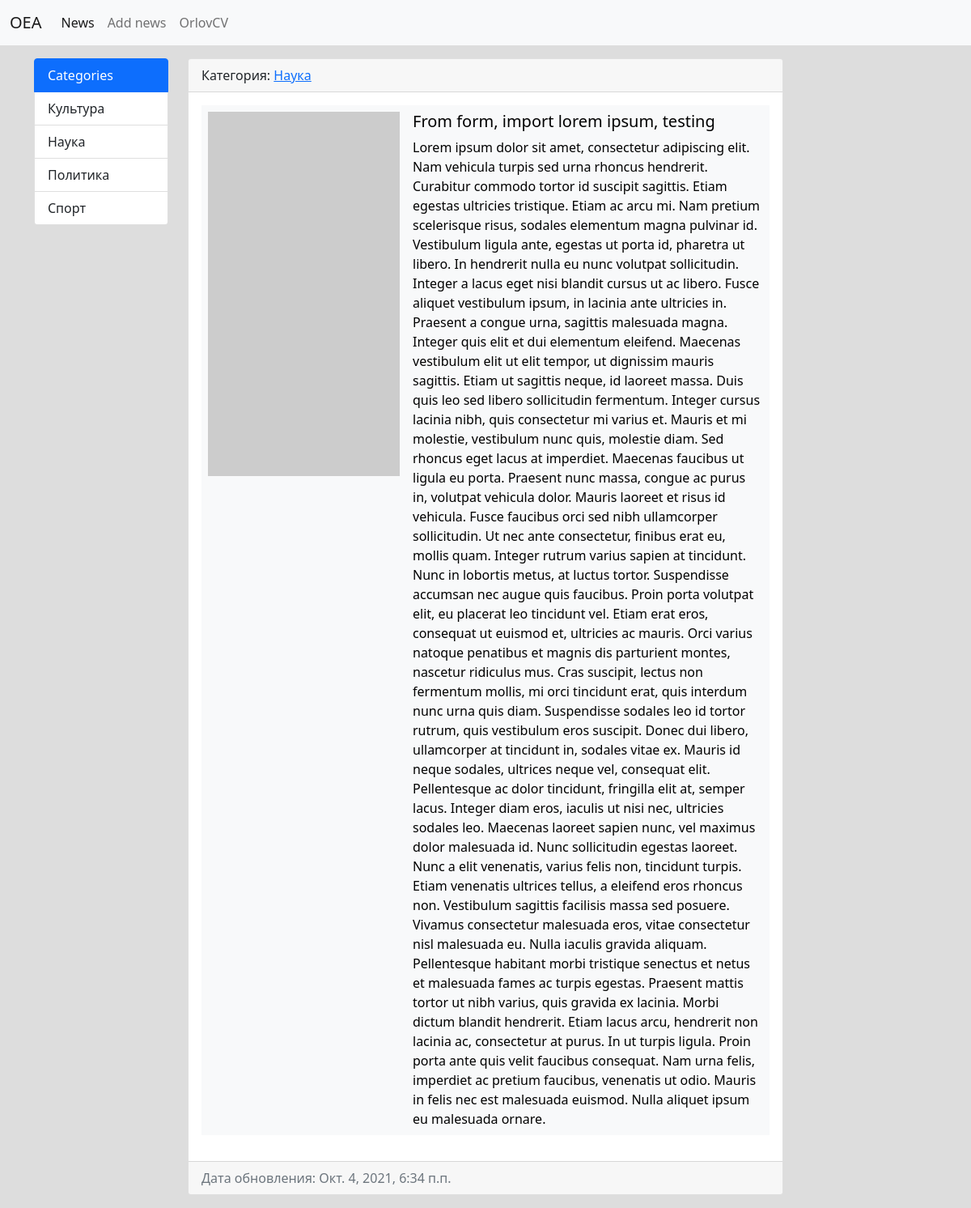
The app's page /news/7/ with its own data.
### news/models.py (models this page shows, shortened)
class Category(models.Model):
    title = models.CharField(max_length=150, db_index=True, verbose_name='Категория')
    def get_absolute_url(self):
        return reverse('cat', kwargs={'category_id': self.pk})
    def __str__(self):
        return self.title
    class Meta:
        verbose_name = 'Категория'
        verbose_name_plural = 'Категории'
        ordering = ['title']

class News(models.Model):
    title = models.CharField(max_length=150, verbose_name='Название') #Created field text
    content = models.TextField(blank=True, verbose_name='Контент') #Created field discription news, blank=True it's mean field can be empty
    creat_at = models.DateTimeField(auto_now_add=True, verbose_name='Дата публикации') #Created fied date-time when news added o site and after not changed
    update_at = models.DateTimeField(auto_now=True, verbose_name='Дата обновления') #Created field date-time when news updates and writing new date-time
    photo = models.ImageField(upload_to='photos/%Y/%m/%d/', verbose_name='Фото', blank=True) #Created field sorted by Year, month, day
    published = models.BooleanField(default=True, verbose_name='Статус') #Created filed true or false
    category = models.ForeignKey('Category', on_delete=models.PROTECT, null=True, verbose_name='Категория')
    class Meta:
        verbose_name = "Новость" #Вербовка имени единственного числа
        verbose_name_plural = 'Новости' #Вербовка имени множественного числа
        ordering = ['-creat_at', 'title'] #Сортировка сначала по дате если одинаковы то по title

### news/views.py (the view)
# urls.py: path('news/<int:news_id>/', view_news, name='view_news'),
def view_news(request, news_id):
    news_item = get_object_or_404(News, pk=news_id)
    return render(request, 'news/view_news.html', {'news_item':news_item})

### news/templatetags/news_tags.py (called while the page is built)
@register.simple_tag(name='get_categories')
def get_categories():
    return Category.objects.all()

@register.inclusion_tag('news/list_categories.html')
def show_categories():
    categories = Category.objects.all()
    return {'categories': categories}

### news/templates/news/view_news.html (shortened to what this page needs)
{% extends 'base.html' %}
{% block sidebar %}
{% include 'inc/_sidebar.html' %}
{% endblock %}
{% block content %}
<div class="col-md-8">
    <div class="card mb-3">
        <div class="card-header">
            Категория: <a href="{{ news_item.category.get_absolute_url }}">{{ news_item.category }}<a>
        </div>
        <div class="card-body">
            <div class="media">
                <table class="table table-borderless table-light">
                    <tr>
                        <td>
                            {% if news_item.photo %}
                                <img src="{{ news_item.photo.url }}" alt="No photo" width="450" class="mr-3" >
                            {% else %}
                                <img src="https://picsum.photos/id/237/450/350" alt="No photo" class="mr-3">
                            {% endif %}
                        </td>
                        <td>
                            <div class="media-body">
                                <h5 class="card-title">{{ news_item.title }}</h5>
                                <p class="card-text">{{ news_item.content }}</p>
                            </div>
                        </td>
                    </tr>
                </table>
            </div>
        </div>
        <div class="card-footer text-muted">
            Дата обновления: {{ news_item.update_at }}
        </div>
    </div>
</div>
{% endblock %}

### templates/inc/_sidebar.html
{% load news_tags %}
<div class="list-group">
    {% get_categories as categories %}
    <a href="#" class="list-group-item list-group-item active" aria-current="true">Categories</a>
    {% for i in categories %}
    <a href="{% url 'cat' i.pk %}" class="list-group-item list-group-item-action">{{ i.title }}</a>
    {% endfor %}
</div>
<br>

### djangosite/static/css/style.css (style rules this page uses)
body { background-color: #dddddd; }

### records on screen
Category: title "Культура"
Category: title "Наука"
Category: title "Политика"
Category: title "Спорт"
News: category "Наука", title "From form, import lorem ipsum, testing", content "Lorem ipsum dolor sit amet, consectetur adipiscing elit. Nam vehicula turpis sed urna rhoncus hendrerit. Curabitur commodo tortor id suscipit sagittis. Etiam egestas ultricies tristique. Etiam ac arcu mi. Nam pretium scelerisque risus, sodales elementum magna pulvinar id. Vestibulum ligula ante, egestas ut porta id, pharetra ut libero. In hendrerit nulla eu nunc volutpat sollicitudin. Integer a lacus eget nisi blandit cursus ut ac libero. Fusce aliquet vestibulum ipsum, in lacinia ante ultricies in. Praesent a congue urna, sagittis malesuada magna. Integer quis elit et dui elementum eleifend. Maecenas vestibulum elit ut elit tempor, ut dignissim mauris sagittis. Etiam ut sagittis neque, id…", update_at "Окт. 4, 2021, 6:34 п.п."
